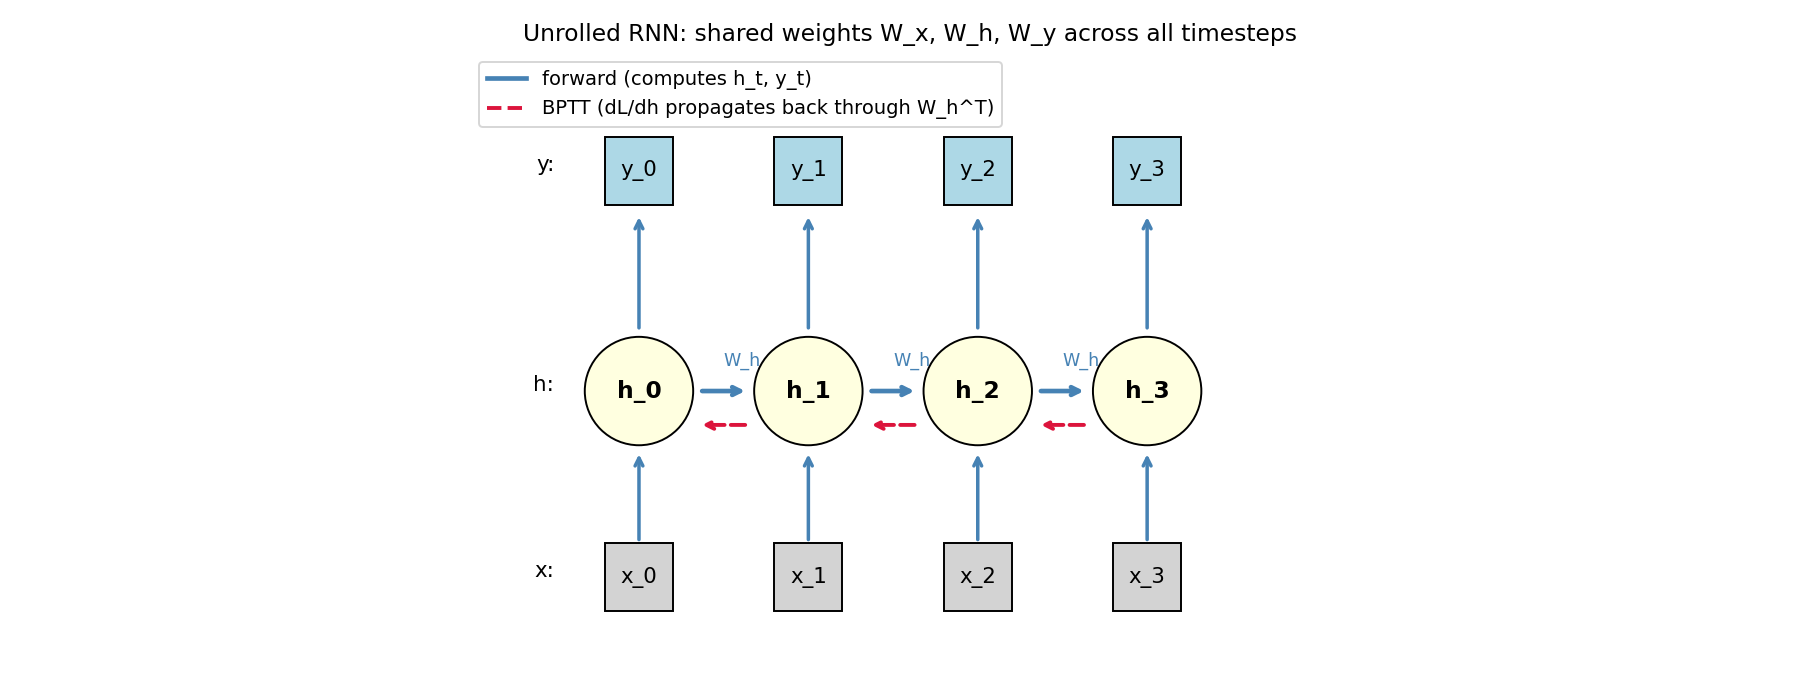

Recreate this plot in Python.
"""An unrolled 4-step RNN with forward (blue) and backward / BPTT (red) arrows.

Output: diagram_unrolled.png
"""

import matplotlib.pyplot as plt
import matplotlib.patches as mpatches


def main():
    fig, ax = plt.subplots(figsize=(13, 5))

    T = 4
    x_positions = list(range(T))

    # Inputs x_t (bottom), hidden h_t (middle), outputs y_t (top)
    for t in range(T):
        # x_t
        ax.add_patch(mpatches.Rectangle((t - 0.2, -1.3), 0.4, 0.4,
                                        facecolor="lightgray", edgecolor="black"))
        ax.text(t, -1.1, f"x_{t}", ha="center", va="center", fontsize=11)
        # h_t
        ax.add_patch(mpatches.Circle((t, 0), 0.32, facecolor="lightyellow", edgecolor="black"))
        ax.text(t, 0, f"h_{t}", ha="center", va="center", fontsize=12, fontweight="bold")
        # y_t
        ax.add_patch(mpatches.Rectangle((t - 0.2, 1.1), 0.4, 0.4,
                                        facecolor="lightblue", edgecolor="black"))
        ax.text(t, 1.3, f"y_{t}", ha="center", va="center", fontsize=11)

        # input -> h
        ax.annotate("", xy=(t, -0.35), xytext=(t, -0.9),
                    arrowprops=dict(arrowstyle="->", color="steelblue", lw=1.8))
        # h -> y
        ax.annotate("", xy=(t, 1.05), xytext=(t, 0.35),
                    arrowprops=dict(arrowstyle="->", color="steelblue", lw=1.8))

    # Recurrent forward arrows (h_{t-1} -> h_t)
    for t in range(T - 1):
        ax.annotate("", xy=(t + 1 - 0.35, 0), xytext=(t + 0.35, 0),
                    arrowprops=dict(arrowstyle="->", color="steelblue", lw=2.4))
        ax.text(t + 0.5, 0.15, "W_h", color="steelblue", fontsize=9)

    # BPTT backward arrows (red dashed, just above center)
    for t in range(T - 1):
        ax.annotate("", xy=(t + 0.35, -0.2), xytext=(t + 1 - 0.35, -0.2),
                    arrowprops=dict(arrowstyle="->", color="crimson", lw=2,
                                    linestyle="dashed"))

    ax.text(-0.5, 0, "h:", fontsize=11, ha="right")
    ax.text(-0.5, 1.3, "y:", fontsize=11, ha="right")
    ax.text(-0.5, -1.1, "x:", fontsize=11, ha="right")

    ax.plot([], [], color="steelblue", lw=2.4, label="forward (computes h_t, y_t)")
    ax.plot([], [], color="crimson", lw=2, linestyle="dashed",
            label="BPTT (dL/dh propagates back through W_h^T)")
    ax.legend(loc="upper left")

    ax.set_xlim(-1, T + 0.2)
    ax.set_ylim(-1.7, 2.0)
    ax.set_aspect("equal")
    ax.set_xticks([])
    ax.set_yticks([])
    for spine in ax.spines.values():
        spine.set_visible(False)
    ax.set_title("Unrolled RNN: shared weights W_x, W_h, W_y across all timesteps")

    fig.tight_layout()
    fig.savefig("diagram_unrolled.png", dpi=140)
    print("wrote diagram_unrolled.png")


if __name__ == "__main__":
    main()
